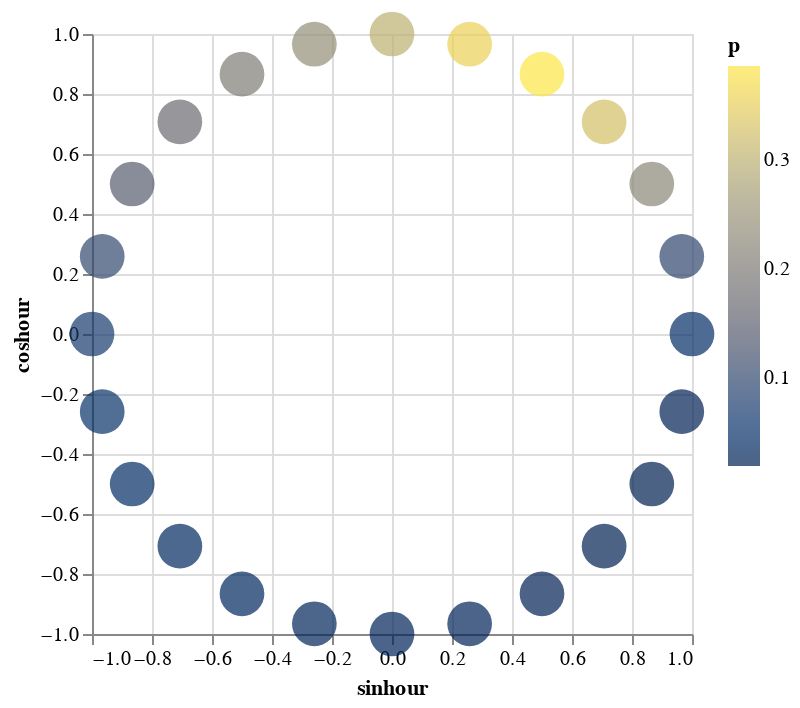
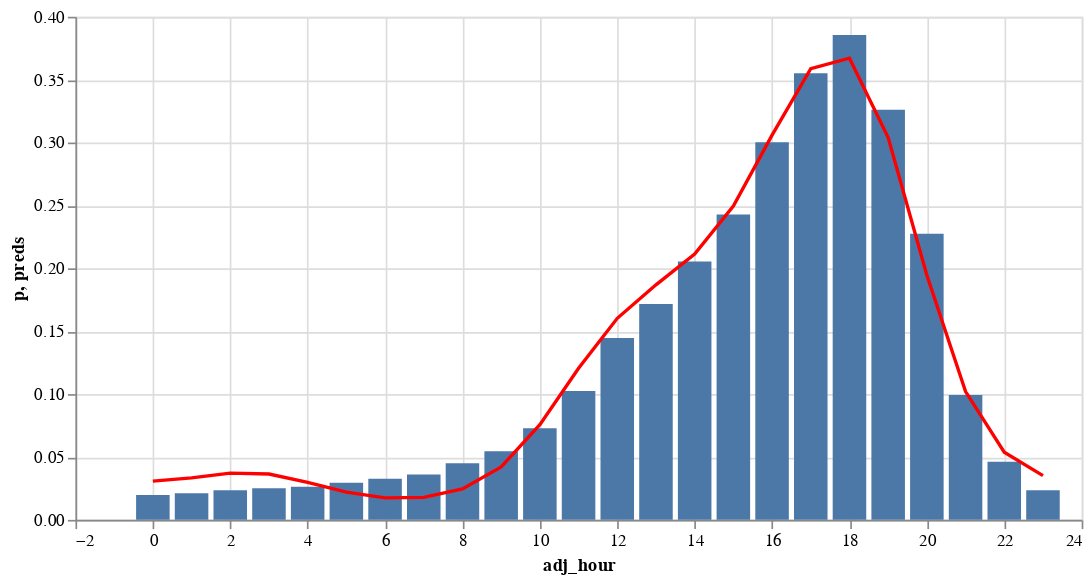

Here is the notebook cell these charts were saved with, in order:
### Code cell
p = dfc.groupby("hour")["alcohol_involved"].mean()
hour = dfc.groupby("hour")["hour"].mean()

sinhour = np.sin(2 * np.pi * hour / 24)
coshour = np.cos(2 * np.pi * hour / 24)

dfcyc = pd.DataFrame({"hour": hour, "sinhour": sinhour, "coshour": coshour, "p": p})

alt.Chart(dfcyc).mark_circle(size = 500).encode(
    x = "sinhour",
    y = "coshour",
    color = alt.Color("p", scale = alt.Scale(scheme = "cividis"))
).display()

bs = sm.gam.BSplines(
    dfcyc[["sinhour", "coshour"]],
    df = [4, 4],
    degree = [3, 3]
)

import statsmodels.sandbox.distributions.extras as sme

gam_bs = sm.gam.GLMGam(p, dfcyc[["sinhour", "coshour"]], smoother = bs, family = sm.families.Binomial())
res_bs = gam_bs.fit()   
res_bs.summary()

dfcyc["preds"] = res_bs.predict()
dfcyc["adj_hour"] = [16, 17, 18, 19, 20, 21, 22, 23, 0, 1, 2, 3, 4, 5, 6, 7, 8, 9, 10, 11, 12, 13, 14, 15]

cyc_base = alt.Chart(dfcyc).mark_bar(width = 20).encode(
    x = "adj_hour",
    y = "p"
).properties(width = 600, height = 300)

cyc_fit = alt.Chart(dfcyc).mark_line(color = "red").encode(
    x = "adj_hour",
    y = "preds"
).properties(width = 600, height = 300)

(cyc_base + cyc_fit).display()

### Figure 1 — Vega-Lite specification as saved in the notebook (floating-point values rounded to 4 significant figures)
{"config": {"view": {"continuousWidth": 300, "continuousHeight": 300}}, "data": {"name": "data-f3216229d0da9b0529ac3c5754437add"}, "mark": {"type": "circle", "size": 500}, "encoding": {"color": {"field": "p", "scale": {"scheme": "cividis"}, "type": "quantitative"}, "x": {"field": "sinhour", "type": "quantitative"}, "y": {"field": "coshour", "type": "quantitative"}}, "$schema": "https://vega.github.io/schema/vega-lite/v5.20.1.json", "datasets": {"data-f3216229d0da9b0529ac3c5754437add": [{"hour": 0.0, "sinhour": 0.0, "coshour": 1.0, "p": 0.3003}, {"hour": 1.0, "sinhour": 0.2588, "coshour": 0.9659, "p": 0.355}, {"hour": 2.0, "sinhour": 0.5, "coshour": 0.866, "p": 0.3855}, {"hour": 3.0, "sinhour": 0.7071, "coshour": 0.7071, "p": 0.3261}, {"hour": 4.0, "sinhour": 0.866, "coshour": 0.5, "p": 0.2275}, {"hour": 5.0, "sinhour": 0.9659, "coshour": 0.2588, "p": 0.09921}, {"hour": 6.0, "sinhour": 1.0, "coshour": 6.123e-17, "p": 0.04611}, {"hour": 7.0, "sinhour": 0.9659, "coshour": -0.2588, "p": 0.02349}, {"hour": 8.0, "sinhour": 0.866, "coshour": -0.5, "p": 0.01987}, {"hour": 9.0, "sinhour": 0.7071, "coshour": -0.7071, "p": 0.02115}, {"hour": 10.0, "sinhour": 0.5, "coshour": -0.866, "p": 0.0235}, {"hour": 11.0, "sinhour": 0.2588, "coshour": -0.9659, "p": 0.02506}, {"hour": 12.0, "sinhour": 1.225e-16, "coshour": -1.0, "p": 0.02641}, {"hour": 13.0, "sinhour": -0.2588, "coshour": -0.9659, "p": 0.02949}, {"hour": 14.0, "sinhour": -0.5, "coshour": -0.866, "p": 0.03271}, {"hour": 15.0, "sinhour": -0.7071, "coshour": -0.7071, "p": 0.03607}, {"hour": 16.0, "sinhour": -0.866, "coshour": -0.5, "p": 0.04505}, {"hour": 17.0, "sinhour": -0.9659, "coshour": -0.2588, "p": 0.05465}, {"hour": 18.0, "sinhour": -1.0, "coshour": -1.837e-16, "p": 0.07285}, {"hour": 19.0, "sinhour": -0.9659, "coshour": 0.2588, "p": 0.1024}, {"hour": 20.0, "sinhour": -0.866, "coshour": 0.5, "p": 0.1447}, {"hour": 21.0, "sinhour": -0.7071, "coshour": 0.7071, "p": 0.1716}, {"hour": 22.0, "sinhour": -0.5, "coshour": 0.866, "p": 0.2055}, {"hour": 23.0, "sinhour": -0.2588, "coshour": 0.9659, "p": 0.2427}]}}

### Figure 2 — Vega-Lite specification as saved in the notebook (floating-point values rounded to 4 significant figures)
{"config": {"view": {"continuousWidth": 300, "continuousHeight": 300}}, "layer": [{"mark": {"type": "bar", "width": 20}, "encoding": {"x": {"field": "adj_hour", "type": "quantitative"}, "y": {"field": "p", "type": "quantitative"}}}, {"mark": {"type": "line", "color": "red"}, "encoding": {"x": {"field": "adj_hour", "type": "quantitative"}, "y": {"field": "preds", "type": "quantitative"}}}], "data": {"name": "data-da629d010004005dbe980419406a6624"}, "height": 300, "width": 600, "$schema": "https://vega.github.io/schema/vega-lite/v5.20.1.json", "datasets": {"data-da629d010004005dbe980419406a6624": [{"hour": 0.0, "sinhour": 0.0, "coshour": 1.0, "p": 0.3003, "preds": 0.3059, "adj_hour": 16}, {"hour": 1.0, "sinhour": 0.2588, "coshour": 0.9659, "p": 0.355, "preds": 0.3588, "adj_hour": 17}, {"hour": 2.0, "sinhour": 0.5, "coshour": 0.866, "p": 0.3855, "preds": 0.3671, "adj_hour": 18}, {"hour": 3.0, "sinhour": 0.7071, "coshour": 0.7071, "p": 0.3261, "preds": 0.304, "adj_hour": 19}, {"hour": 4.0, "sinhour": 0.866, "coshour": 0.5, "p": 0.2275, "preds": 0.1945, "adj_hour": 20}, {"hour": 5.0, "sinhour": 0.9659, "coshour": 0.2588, "p": 0.09921, "preds": 0.102, "adj_hour": 21}, {"hour": 6.0, "sinhour": 1.0, "coshour": 6.123e-17, "p": 0.04611, "preds": 0.05376, "adj_hour": 22}, {"hour": 7.0, "sinhour": 0.9659, "coshour": -0.2588, "p": 0.02349, "preds": 0.03517, "adj_hour": 23}, {"hour": 8.0, "sinhour": 0.866, "coshour": -0.5, "p": 0.01987, "preds": 0.03084, "adj_hour": 0}, {"hour": 9.0, "sinhour": 0.7071, "coshour": -0.7071, "p": 0.02115, "preds": 0.03336, "adj_hour": 1}, {"hour": 10.0, "sinhour": 0.5, "coshour": -0.866, "p": 0.0235, "preds": 0.03722, "adj_hour": 2}, {"hour": 11.0, "sinhour": 0.2588, "coshour": -0.9659, "p": 0.02506, "preds": 0.03647, "adj_hour": 3}, {"hour": 12.0, "sinhour": 1.225e-16, "coshour": -1.0, "p": 0.02641, "preds": 0.02977, "adj_hour": 4}, {"hour": 13.0, "sinhour": -0.2588, "coshour": -0.9659, "p": 0.02949, "preds": 0.022, "adj_hour": 5}, {"hour": 14.0, "sinhour": -0.5, "coshour": -0.866, "p": 0.03271, "preds": 0.01754, "adj_hour": 6}, {"hour": 15.0, "sinhour": -0.7071, "coshour": -0.7071, "p": 0.03607, "preds": 0.01783, "adj_hour": 7}, {"hour": 16.0, "sinhour": -0.866, "coshour": -0.5, "p": 0.04505, "preds": 0.02454, "adj_hour": 8}, {"hour": 17.0, "sinhour": -0.9659, "coshour": -0.2588, "p": 0.05465, "preds": 0.04214, "adj_hour": 9}, {"hour": 18.0, "sinhour": -1.0, "coshour": -1.837e-16, "p": 0.07285, "preds": 0.07568, "adj_hour": 10}, {"hour": 19.0, "sinhour": -0.9659, "coshour": 0.2588, "p": 0.1024, "preds": 0.1206, "adj_hour": 11}, {"hour": 20.0, "sinhour": -0.866, "coshour": 0.5, "p": 0.1447, "preds": 0.1603, "adj_hour": 12}, {"hour": 21.0, "sinhour": -0.7071, "coshour": 0.7071, "p": 0.1716, "preds": 0.1869, "adj_hour": 13}, {"hour": 22.0, "sinhour": -0.5, "coshour": 0.866, "p": 0.2055, "preds": 0.2113, "adj_hour": 14}, {"hour": 23.0, "sinhour": -0.2588, "coshour": 0.9659, "p": 0.2427, "preds": 0.2495, "adj_hour": 15}]}}
